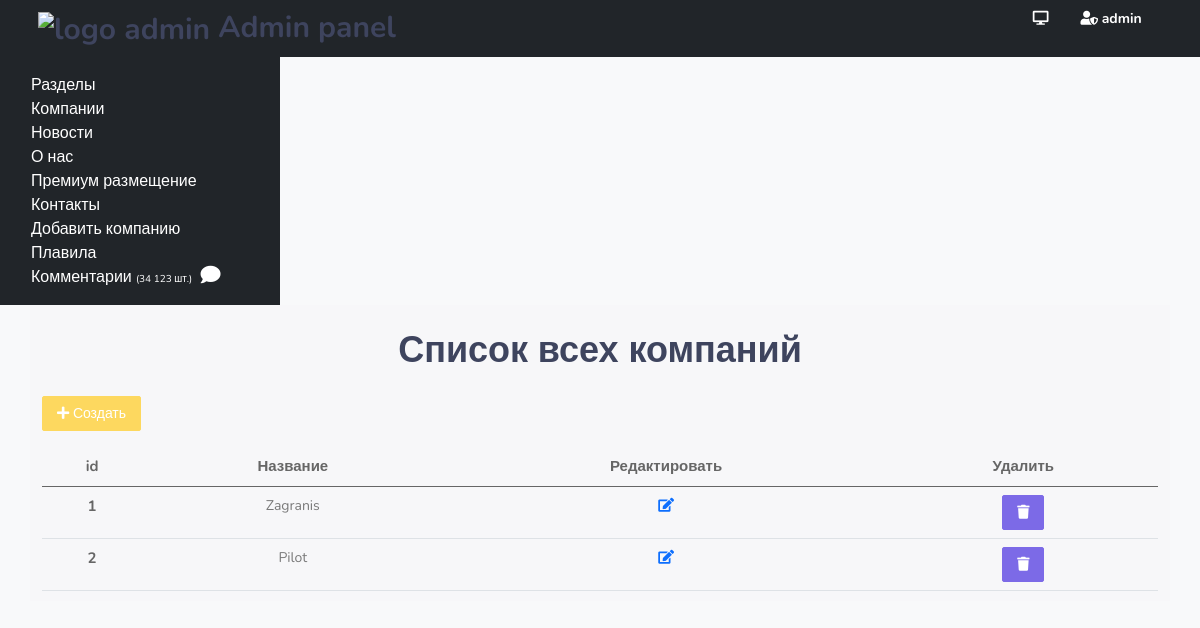
The page /admin/company (signed in) on the database its author committed.
### models.py (models this page shows, shortened)
class Company(db.Model):
    id = db.Column(db.Integer, primary_key=True)
    title = db.Column(db.String(160))
    image = db.Column(db.String(100), nullable=True)
    slug = db.Column(db.String(140), unique=True)
    href = db.Column(db.String(100), nullable=True)
    content = db.Column(db.Text)
    map = db.Column(db.Text)
    comments = db.relationship("Comments", backref=db.backref('company'))
    divorced_id = db.Column(db.Integer, db.ForeignKey('divorced.id'), nullable=False)

### view.py (the view)
@app.route('/admin/company')
@login_required
def all_company():
    company = Company.query.all()
    return render_template('admin/company.html', company=company)

### templates/admin/company.html (shortened to what this page needs)
{% extends 'admin/base.html' %}
{% block content %}
            <div class="row">
                <div class="col-lg-12 text-center">
                    <div class="page-title-box">
                        <div class="row align-items-center">
                            <div class="col-md-12">
                                <h1 class="page-title m-0">Список всех компаний</h1>
                            </div>
                        </div>
                    </div>
                </div>
            </div>
<div class="row">
<div class="col-lg-12">
    <a href="{{ url_for('add_company') }}" title="Добавить" class="btn btn-warning" ><i class="fas fa-plus"></i> Создать</a>
</div>
</div>
            <div class="row mt-3">
<div class="col-lg-12">
<table class="table">
  <thead class="text-center">
    <tr>
      <th scope="col">id</th>
      <th scope="col">Название</th>
        <th scope="col">Редактировать</th>
      <th scope="col">Удалить</th>
    </tr>
  </thead>
  <tbody class="text-center">
    {% for i in company %}
        <tr>
      <th scope="row">{{ i.id }}</th>
      <td>{{ i.title }}</td>
      <td><a href="{{ url_for('edit_company', id=i.id) }}" title="Редактировать"><i class="fas fa-edit"></i></a></td>
        <td>
<button type="button" class="btn btn-primary" data-bs-toggle="modal" data-bs-target="#staticBackdrop{{ i.id }}">
  <i class="fas fa-trash"></i>
</button>
            </td>
    </tr>
  {% endfor %}
  </tbody>
</table>
</div>
</div>
{% endblock %}

### static/assets/css/style.css (style rules this page uses)
body { background: #f8f9fa; font-family: "Nunito", sans-serif; margin: 0; font-size: 14px; }
html { overflow-x: hidden; position: relative; min-height: 100%; background: #f8f9fa; }
h1, h2, h3, h4, h5, h6 { color: #3e445e; font-weight: bold; margin: 10px 0; }
h1 { line-height: 43px; font-size: 36px; }
* { outline: none !important; }
.row { margin-right: -10px; margin-left: -10px; }
.col, .col-1, .col-10, .col-11, .col-12, .col-2, .col-3, .col-4, .col-5, .col-6, .col-7, .col-8, .col-9, .col-auto, .col-lg, .col-lg-1, .col-lg-10, .col-lg-11, .col-lg-12, .col-lg-2, .col-lg-3, .col-lg-4, .col-lg-5, .col-lg-6, .col-lg-7, .col-lg-8, .col-lg-9, .col-lg-auto, .col-md, .col-md-1, .col-md-10, .col-md-11, .col-md-12, .col-md-2, .col-md-3, .col-md-4, .col-md-5, .col-md-6, .col-md-7, .col-md-8, .col-md-9, .col-md-auto, .col-sm, .col-sm-1, .col-sm-10, .col-sm-11, .col-sm-12, .col-sm-2, .col-sm-3, .col-sm-4, .col-sm-5, .col-sm-6, .col-sm-7, .col-sm-8, .col-sm-9, .col-sm-auto, .col-xl, .col-xl-1, .col-xl-10, .col-xl-11, .col-xl-12, .col-xl-2, .col-xl-3, .col-xl-4, .col-xl-5, .col-xl-6, .col-xl-7, .col-xl-8, .col-xl-9, .col-xl-auto { padding-left: 10px; padding-right: 10px; }
.table td, .table th { padding: 8px; }
.m-0 { margin: 0px !important; }
.btn { border-radius: 2px; padding: 6px 14px; font-size: 14px; }
.btn-primary, .btn-success, .btn-info, .btn-warning, .btn-danger, .btn-inverse, .btn-purple, .btn-pink, .btn-orange, .btn-brown, .btn-teal { color: #ffffff !important; }
.btn-primary { background-color: #7c6ae7 !important; border: 1px solid #7c6ae7 !important; }
.btn-warning { background-color: #fdd85f !important; border: 1px solid #fdd85f !important; }
.table { margin-bottom: 10px; }
tbody { color: #797979; }
th { color: #666666; font-size: 15px; }
body { padding-bottom: 65px; }
.page-title-box { padding: 24px 0px; }

### rows shown on the page
Company: id "1", title "Zagranis"
Company: id "2", title "Pilot"
